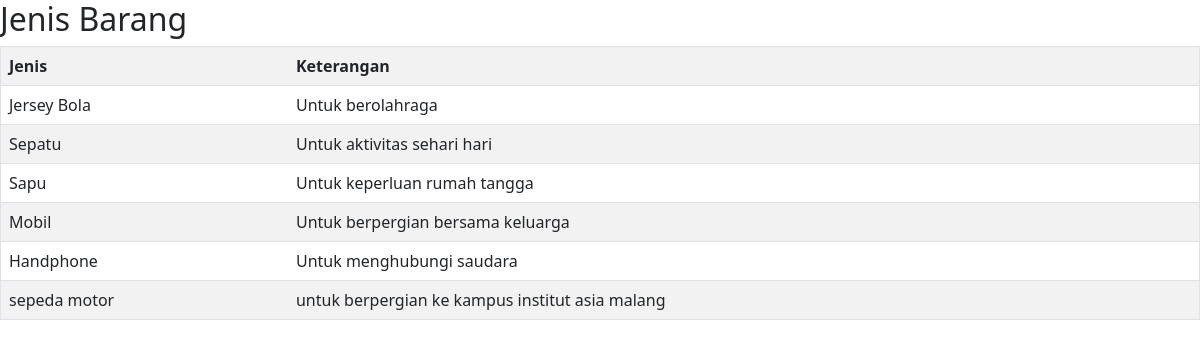
/jenis/, run on the app's committed database.
### dashboard/models.py (models this page shows, shortened)
class Jenis(models.Model):
    nama=models.CharField(max_length=50)
    ket=models.TextField()

### dashboard/views.py (the view)
# urls.py: path('jenis/',jenis, name="jenis"),
def jenis(request):
    jeniss=Jenis.objects.all()
    konteks={
        'jeniss':jeniss,
    }
    return render(request,'jenis.html',konteks)

### templates/jenis.html (shortened to what this page needs)
<link href="https://cdn.jsdelivr.net/npm/bootstrap@5.0.2/dist/css/bootstrap.min.css" rel="stylesheet">
{% load static %}
{% block content %}
<h2 class="align-center">Jenis Barang</h2>
<table border="1" class="table table-striped">
    <tr>
        <th>Jenis</th>
        <th>Keterangan</th>
    </tr>
{% for Jenis in jeniss %}
    <tr>
        <td>{{ Jenis.nama}}</td>
        <td>{{ Jenis.ket }}</td>
    </tr>
{% endfor %}
</table>
{% endblock %}

### data on the page
Jenis: nama "Jersey Bola", ket "Untuk berolahraga"
Jenis: nama "Sepatu", ket "Untuk aktivitas sehari hari"
Jenis: nama "Sapu", ket "Untuk keperluan rumah tangga"
Jenis: nama "Mobil", ket "Untuk berpergian bersama keluarga"
Jenis: nama "Handphone", ket "Untuk menghubungi saudara"
Jenis: nama "sepeda motor", ket "untuk berpergian ke kampus institut asia malang"
